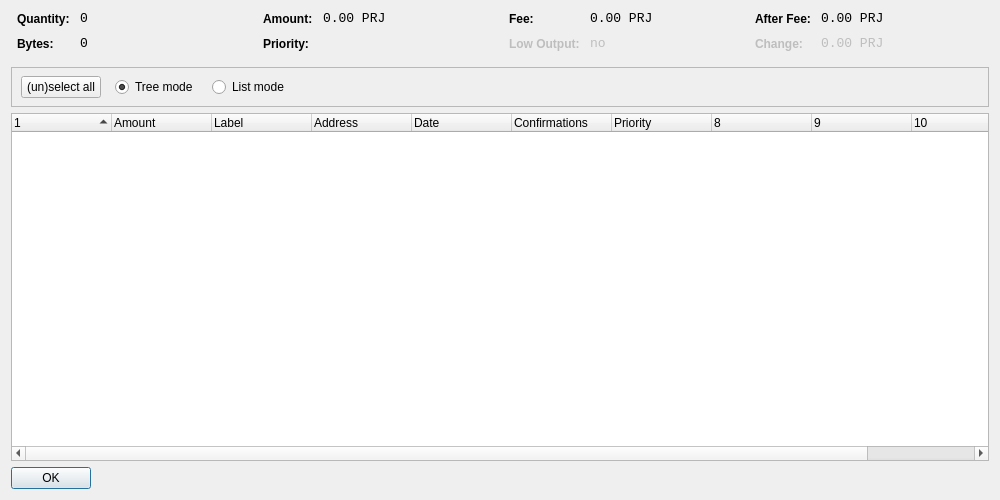
<?xml version="1.0" encoding="UTF-8"?>
<ui version="4.0">
 <class>CoinControlDialog</class>
 <widget class="QDialog" name="CoinControlDialog">
  <property name="geometry">
   <rect>
    <x>0</x>
    <y>0</y>
    <width>1000</width>
    <height>500</height>
   </rect>
  </property>
  <property name="windowTitle">
   <string>Coin Control</string>
  </property>
  <layout class="QVBoxLayout" name="verticalLayout">
   <item>
    <layout class="QHBoxLayout" name="horizontalLayoutTop" stretch="0,0,0,0">
     <property name="topMargin">
      <number>0</number>
     </property>
     <property name="bottomMargin">
      <number>10</number>
     </property>
     <item>
      <layout class="QFormLayout" name="formLayoutCoinControl1">
       <property name="horizontalSpacing">
        <number>10</number>
       </property>
       <property name="verticalSpacing">
        <number>10</number>
       </property>
       <property name="leftMargin">
        <number>6</number>
       </property>
       <property name="rightMargin">
        <number>6</number>
       </property>
       <item row="0" column="0">
        <widget class="QLabel" name="labelCoinControlQuantityText">
         <property name="styleSheet">
          <string notr="true">font-weight:bold;</string>
         </property>
         <property name="text">
          <string>Quantity:</string>
         </property>
        </widget>
       </item>
       <item row="0" column="1">
        <widget class="QLabel" name="labelCoinControlQuantity">
         <property name="font">
          <font>
           <family>Monospace</family>
           <pointsize>10</pointsize>
          </font>
         </property>
         <property name="cursor">
          <cursorShape>IBeamCursor</cursorShape>
         </property>
         <property name="contextMenuPolicy">
          <enum>Qt::ActionsContextMenu</enum>
         </property>
         <property name="text">
          <string notr="true">0</string>
         </property>
         <property name="textInteractionFlags">
          <set>Qt::LinksAccessibleByMouse|Qt::TextSelectableByKeyboard|Qt::TextSelectableByMouse</set>
         </property>
        </widget>
       </item>
       <item row="1" column="0">
        <widget class="QLabel" name="labelCoinControlBytesText">
         <property name="styleSheet">
          <string notr="true">font-weight:bold;</string>
         </property>
         <property name="text">
          <string>Bytes:</string>
         </property>
        </widget>
       </item>
       <item row="1" column="1">
        <widget class="QLabel" name="labelCoinControlBytes">
         <property name="font">
          <font>
           <family>Monospace</family>
           <pointsize>10</pointsize>
          </font>
         </property>
         <property name="cursor">
          <cursorShape>IBeamCursor</cursorShape>
         </property>
         <property name="contextMenuPolicy">
          <enum>Qt::ActionsContextMenu</enum>
         </property>
         <property name="text">
          <string notr="true">0</string>
         </property>
         <property name="textInteractionFlags">
          <set>Qt::LinksAccessibleByMouse|Qt::TextSelectableByKeyboard|Qt::TextSelectableByMouse</set>
         </property>
        </widget>
       </item>
      </layout>
     </item>
     <item>
      <layout class="QFormLayout" name="formLayoutCoinControl2">
       <property name="horizontalSpacing">
        <number>10</number>
       </property>
       <property name="verticalSpacing">
        <number>10</number>
       </property>
       <property name="leftMargin">
        <number>6</number>
       </property>
       <property name="rightMargin">
        <number>6</number>
       </property>
       <item row="0" column="0">
        <widget class="QLabel" name="labelCoinControlAmountText">
         <property name="styleSheet">
          <string notr="true">font-weight:bold;</string>
         </property>
         <property name="text">
          <string>Amount:</string>
         </property>
        </widget>
       </item>
       <item row="0" column="1">
        <widget class="QLabel" name="labelCoinControlAmount">
         <property name="font">
          <font>
           <family>Monospace</family>
           <pointsize>10</pointsize>
          </font>
         </property>
         <property name="cursor">
          <cursorShape>IBeamCursor</cursorShape>
         </property>
         <property name="contextMenuPolicy">
          <enum>Qt::ActionsContextMenu</enum>
         </property>
         <property name="text">
          <string notr="true">0.00 PRJ</string>
         </property>
         <property name="textInteractionFlags">
          <set>Qt::LinksAccessibleByMouse|Qt::TextSelectableByKeyboard|Qt::TextSelectableByMouse</set>
         </property>
        </widget>
       </item>
       <item row="1" column="0">
        <widget class="QLabel" name="labelCoinControlPriorityText">
         <property name="styleSheet">
          <string notr="true">font-weight:bold;</string>
         </property>
         <property name="text">
          <string>Priority:</string>
         </property>
        </widget>
       </item>
       <item row="1" column="1">
        <widget class="QLabel" name="labelCoinControlPriority">
         <property name="font">
          <font>
           <family>Monospace</family>
           <pointsize>10</pointsize>
          </font>
         </property>
         <property name="cursor">
          <cursorShape>IBeamCursor</cursorShape>
         </property>
         <property name="contextMenuPolicy">
          <enum>Qt::ActionsContextMenu</enum>
         </property>
         <property name="text">
          <string/>
         </property>
         <property name="textInteractionFlags">
          <set>Qt::LinksAccessibleByMouse|Qt::TextSelectableByKeyboard|Qt::TextSelectableByMouse</set>
         </property>
        </widget>
       </item>
      </layout>
     </item>
     <item>
      <layout class="QFormLayout" name="formLayoutCoinControl3">
       <property name="horizontalSpacing">
        <number>10</number>
       </property>
       <property name="verticalSpacing">
        <number>10</number>
       </property>
       <property name="leftMargin">
        <number>6</number>
       </property>
       <property name="rightMargin">
        <number>6</number>
       </property>
       <item row="0" column="0">
        <widget class="QLabel" name="labelCoinControlFeeText">
         <property name="styleSheet">
          <string notr="true">font-weight:bold;</string>
         </property>
         <property name="text">
          <string>Fee:</string>
         </property>
        </widget>
       </item>
       <item row="0" column="1">
        <widget class="QLabel" name="labelCoinControlFee">
         <property name="font">
          <font>
           <family>Monospace</family>
           <pointsize>10</pointsize>
          </font>
         </property>
         <property name="cursor">
          <cursorShape>IBeamCursor</cursorShape>
         </property>
         <property name="contextMenuPolicy">
          <enum>Qt::ActionsContextMenu</enum>
         </property>
         <property name="text">
          <string notr="true">0.00 PRJ</string>
         </property>
         <property name="textInteractionFlags">
          <set>Qt::LinksAccessibleByMouse|Qt::TextSelectableByKeyboard|Qt::TextSelectableByMouse</set>
         </property>
        </widget>
       </item>
       <item row="1" column="0">
        <widget class="QLabel" name="labelCoinControlLowOutputText">
         <property name="enabled">
          <bool>false</bool>
         </property>
         <property name="styleSheet">
          <string notr="true">font-weight:bold;</string>
         </property>
         <property name="text">
          <string>Low Output:</string>
         </property>
        </widget>
       </item>
       <item row="1" column="1">
        <widget class="QLabel" name="labelCoinControlLowOutput">
         <property name="enabled">
          <bool>false</bool>
         </property>
         <property name="font">
          <font>
           <family>Monospace</family>
           <pointsize>10</pointsize>
          </font>
         </property>
         <property name="cursor">
          <cursorShape>IBeamCursor</cursorShape>
         </property>
         <property name="contextMenuPolicy">
          <enum>Qt::ActionsContextMenu</enum>
         </property>
         <property name="text">
          <string notr="true">no</string>
         </property>
         <property name="textInteractionFlags">
          <set>Qt::LinksAccessibleByMouse|Qt::TextSelectableByKeyboard|Qt::TextSelectableByMouse</set>
         </property>
        </widget>
       </item>
      </layout>
     </item>
     <item>
      <layout class="QFormLayout" name="formLayoutCoinControl4">
       <property name="horizontalSpacing">
        <number>10</number>
       </property>
       <property name="verticalSpacing">
        <number>10</number>
       </property>
       <property name="leftMargin">
        <number>6</number>
       </property>
       <property name="rightMargin">
        <number>6</number>
       </property>
       <item row="0" column="0">
        <widget class="QLabel" name="labelCoinControlAfterFeeText">
         <property name="styleSheet">
          <string notr="true">font-weight:bold;</string>
         </property>
         <property name="text">
          <string>After Fee:</string>
         </property>
        </widget>
       </item>
       <item row="0" column="1">
        <widget class="QLabel" name="labelCoinControlAfterFee">
         <property name="font">
          <font>
           <family>Monospace</family>
           <pointsize>10</pointsize>
          </font>
         </property>
         <property name="cursor">
          <cursorShape>IBeamCursor</cursorShape>
         </property>
         <property name="contextMenuPolicy">
          <enum>Qt::ActionsContextMenu</enum>
         </property>
         <property name="text">
          <string notr="true">0.00 PRJ</string>
         </property>
         <property name="textInteractionFlags">
          <set>Qt::LinksAccessibleByMouse|Qt::TextSelectableByKeyboard|Qt::TextSelectableByMouse</set>
         </property>
        </widget>
       </item>
       <item row="1" column="0">
        <widget class="QLabel" name="labelCoinControlChangeText">
         <property name="enabled">
          <bool>false</bool>
         </property>
         <property name="styleSheet">
          <string notr="true">font-weight:bold;</string>
         </property>
         <property name="text">
          <string>Change:</string>
         </property>
        </widget>
       </item>
       <item row="1" column="1">
        <widget class="QLabel" name="labelCoinControlChange">
         <property name="enabled">
          <bool>false</bool>
         </property>
         <property name="font">
          <font>
           <family>Monospace</family>
           <pointsize>10</pointsize>
          </font>
         </property>
         <property name="cursor">
          <cursorShape>IBeamCursor</cursorShape>
         </property>
         <property name="contextMenuPolicy">
          <enum>Qt::ActionsContextMenu</enum>
         </property>
         <property name="text">
          <string notr="true">0.00 PRJ</string>
         </property>
         <property name="textInteractionFlags">
          <set>Qt::LinksAccessibleByMouse|Qt::TextSelectableByKeyboard|Qt::TextSelectableByMouse</set>
         </property>
        </widget>
       </item>
      </layout>
     </item>
    </layout>
   </item>
   <item>
    <widget class="QFrame" name="frame">
     <property name="minimumSize">
      <size>
       <width>0</width>
       <height>40</height>
      </size>
     </property>
     <property name="frameShape">
      <enum>QFrame::StyledPanel</enum>
     </property>
     <property name="frameShadow">
      <enum>QFrame::Sunken</enum>
     </property>
     <widget class="QWidget" name="horizontalLayoutWidget">
      <property name="geometry">
       <rect>
        <x>10</x>
        <y>0</y>
        <width>781</width>
        <height>41</height>
       </rect>
      </property>
      <layout class="QHBoxLayout" name="horizontalLayoutPanel" stretch="0,0,0,0,0">
       <property name="spacing">
        <number>14</number>
       </property>
       <item>
        <widget class="QPushButton" name="pushButtonSelectAll">
         <property name="sizePolicy">
          <sizepolicy hsizetype="Maximum" vsizetype="Fixed">
           <horstretch>0</horstretch>
           <verstretch>0</verstretch>
          </sizepolicy>
         </property>
         <property name="text">
          <string>(un)select all</string>
         </property>
        </widget>
       </item>
       <item>
        <widget class="QRadioButton" name="radioTreeMode">
         <property name="sizePolicy">
          <sizepolicy hsizetype="Maximum" vsizetype="Fixed">
           <horstretch>0</horstretch>
           <verstretch>0</verstretch>
          </sizepolicy>
         </property>
         <property name="text">
          <string>Tree mode</string>
         </property>
         <property name="checked">
          <bool>true</bool>
         </property>
        </widget>
       </item>
       <item>
        <widget class="QRadioButton" name="radioListMode">
         <property name="sizePolicy">
          <sizepolicy hsizetype="Maximum" vsizetype="Fixed">
           <horstretch>0</horstretch>
           <verstretch>0</verstretch>
          </sizepolicy>
         </property>
         <property name="text">
          <string>List mode</string>
         </property>
        </widget>
       </item>
       <item>
        <spacer name="horizontalSpacer">
         <property name="orientation">
          <enum>Qt::Horizontal</enum>
         </property>
         <property name="sizeHint" stdset="0">
          <size>
           <width>40</width>
           <height>20</height>
          </size>
         </property>
        </spacer>
       </item>
      </layout>
     </widget>
    </widget>
   </item>
   <item>
    <widget class="CoinControlTreeWidget" name="treeWidget">
     <property name="contextMenuPolicy">
      <enum>Qt::CustomContextMenu</enum>
     </property>
     <property name="sortingEnabled">
      <bool>false</bool>
     </property>
     <property name="columnCount">
      <number>11</number>
     </property>
     <attribute name="headerShowSortIndicator" stdset="0">
      <bool>true</bool>
     </attribute>
     <attribute name="headerStretchLastSection">
      <bool>false</bool>
     </attribute>
     <column>
      <property name="text">
       <string/>
      </property>
     </column>
     <column>
      <property name="text">
       <string>Amount</string>
      </property>
     </column>
     <column>
      <property name="text">
       <string>Label</string>
      </property>
     </column>
     <column>
      <property name="text">
       <string>Address</string>
      </property>
     </column>
     <column>
      <property name="text">
       <string>Date</string>
      </property>
     </column>
     <column>
      <property name="text">
       <string>Confirmations</string>
      </property>
      <property name="toolTip">
       <string>Confirmed</string>
      </property>
     </column>
     <column>
      <property name="text">
       <string>Priority</string>
      </property>
     </column>
     <column>
      <property name="text">
       <string/>
      </property>
     </column>
     <column>
      <property name="text">
       <string/>
      </property>
     </column>
     <column>
      <property name="text">
       <string/>
      </property>
     </column>
     <column>
      <property name="text">
       <string/>
      </property>
     </column>
    </widget>
   </item>
   <item>
    <widget class="QDialogButtonBox" name="buttonBox">
     <property name="sizePolicy">
      <sizepolicy hsizetype="Maximum" vsizetype="Fixed">
       <horstretch>0</horstretch>
       <verstretch>0</verstretch>
      </sizepolicy>
     </property>
     <property name="orientation">
      <enum>Qt::Horizontal</enum>
     </property>
     <property name="standardButtons">
      <set>QDialogButtonBox::Ok</set>
     </property>
    </widget>
   </item>
  </layout>
 </widget>
 <customwidgets>
  <customwidget>
   <class>CoinControlTreeWidget</class>
   <extends>QTreeWidget</extends>
   <header>coincontroltreewidget.h</header>
  </customwidget>
 </customwidgets>
 <resources/>
 <connections/>
</ui>
